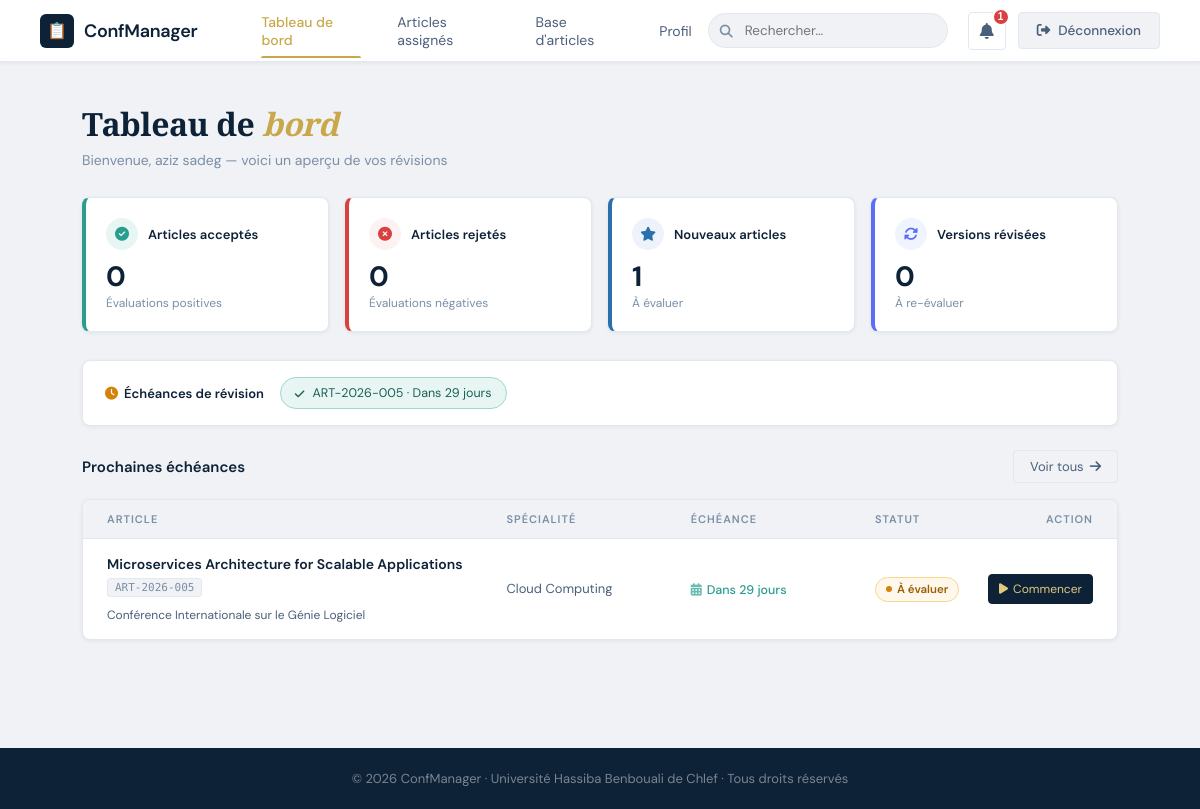
The page /reviewer_dashboard.php (signed in) on the database its author committed.
### tables this page shows
CREATE TABLE `users` (
  `id` int(11) NOT NULL,
  `first_name` varchar(100) NOT NULL,
  `last_name` varchar(100) NOT NULL,
  `username` varchar(100) DEFAULT NULL,
  `email` varchar(255) NOT NULL,
  `phone` varchar(50) DEFAULT NULL,
  `location` varchar(255) DEFAULT NULL,
  `bio` text DEFAULT NULL,
  `avatar` varchar(255) DEFAULT NULL,
  `cover` varchar(255) DEFAULT NULL,
  `twitter` varchar(100) DEFAULT NULL,
  `linkedin` varchar(100) DEFAULT NULL,
  `facebook` varchar(100) DEFAULT NULL,
  `researchgate` varchar(100) DEFAULT NULL,
  `specialties` text DEFAULT NULL,
  `two_factor_enabled` tinyint(1) DEFAULT 0,
  `password` varchar(255) NOT NULL,
  `role` enum('chercheur','gestionnaire','reviewer') NOT NULL DEFAULT 'chercheur',
  `status` enum('active','pending','blocked') DEFAULT 'pending',
  `created_at` timestamp NOT NULL DEFAULT current_timestamp(),
  `labo` varchar(255) DEFAULT NULL,
  `grade` varchar(100) DEFAULT NULL,
  `keywords` text DEFAULT NULL,
  `institution` varchar(255) DEFAULT NULL,
  `department` varchar(255) DEFAULT NULL,
  `reviewer_code` varchar(100) DEFAULT NULL,
  `service` varchar(255) DEFAULT NULL
);

CREATE TABLE `article_reviewers` (
  `id` int(11) NOT NULL,
  `article_id` int(11) NOT NULL,
  `evaluator_id` int(11) NOT NULL,
  `assigned_at` timestamp NOT NULL DEFAULT current_timestamp(),
  `completed_at` timestamp NULL DEFAULT NULL
);

CREATE TABLE `articles` (
  `id` int(11) NOT NULL,
  `conference_id` int(11) NOT NULL,
  `topic_id` int(11) DEFAULT NULL,
  `title` varchar(255) NOT NULL,
  `author` varchar(255) NOT NULL,
  `author_institution` varchar(255) DEFAULT NULL,
  `author_email` varchar(255) DEFAULT NULL,
  `submitted_by` int(11) DEFAULT NULL,
  `submission_date` date NOT NULL,
  `status` enum('new','assigned','accepted','rejected','review','revision') DEFAULT 'new',
  `final_decision` enum('accepted','revision','rejected') DEFAULT NULL,
  `final_comment` text DEFAULT NULL,
  `decision_date` timestamp NULL DEFAULT NULL,
  `decided_by` int(11) DEFAULT NULL,
  `abstract` text DEFAULT NULL,
  `keywords` varchar(255) DEFAULT NULL,
  `file_path` varchar(255) DEFAULT NULL,
  `assigned_to` int(11) DEFAULT NULL,
  `reject_reason` text DEFAULT NULL,
  `created_at` timestamp NOT NULL DEFAULT current_timestamp()
);

CREATE TABLE `conferences` (
  `id` int(11) NOT NULL,
  `user_id` int(11) NOT NULL,
  `name_fr` varchar(255) NOT NULL,
  `name_en` varchar(255) NOT NULL,
  `type` enum('Conférence','Séminaire','Colloque') DEFAULT 'Conférence',
  `disciplines` varchar(255) DEFAULT NULL,
  `organizer` varchar(255) DEFAULT NULL,
  `location` varchar(255) DEFAULT NULL,
  `start_date` date NOT NULL,
  `end_date` date NOT NULL,
  `submission_start_date` date NOT NULL,
  `submission_deadline` date NOT NULL,
  `review_start_date` date NOT NULL,
  `review_end_date` date NOT NULL,
  `requirements` text DEFAULT NULL,
  `max_articles` int(11) DEFAULT 40,
  `created_at` timestamp NOT NULL DEFAULT current_timestamp()
);

CREATE TABLE `topics` (
  `id` int(11) NOT NULL,
  `name` varchar(100) NOT NULL,
  `created_at` timestamp NOT NULL DEFAULT current_timestamp()
);

### config.php (called while the page is built, shortened)
<?php
try {
    $pdo = new PDO("mysql:host=" . DB_HOST . ";dbname=" . DB_NAME . ";charset=utf8mb4", DB_USER, DB_PASS, [
        PDO::ATTR_ERRMODE => PDO::ERRMODE_EXCEPTION,
        PDO::ATTR_DEFAULT_FETCH_MODE => PDO::FETCH_ASSOC,
        PDO::ATTR_EMULATE_PREPARES => false,
    ]);
} catch (PDOException $e) {
    die("Database connection failed!");
}
function getCurrentUserId() {
    return $_SESSION['user_id'] ?? null;
}
function getCurrentUser($pdo) {
    $userId = getCurrentUserId();
    $stmt = $pdo->prepare("SELECT * FROM users WHERE id = ?");
    $stmt->execute([$userId]);
    return $stmt->fetch();
}
function formatDateFr($dateStr) {
    $date = new DateTime($dateStr);
    $months = ['janv.', 'févr.', 'mars', 'avr.', 'mai', 'juin',
               'juil.', 'août', 'sept.', 'oct.', 'nov.', 'déc.'];
    return $date->format('j') . ' ' . $months[(int)$date->format('n') - 1] . ' ' . $date->format('Y');
}
function generateRef($articleId) {
    return 'ART-' . date('Y') . '-' . str_pad($articleId, 3, '0', STR_PAD_LEFT);
}
function countUnreadNotifications($userId) {
    global $pdo;
    $stmt = $pdo->prepare("SELECT COUNT(*) FROM notifications WHERE user_id = ? AND is_read = 0");
    $stmt->execute([$userId]);
    return $stmt->fetchColumn();
}
?>

### reviewer_dashboard.php (the view, shortened to what this page needs)
<?php
require_once 'config.php';
$reviewerId = getCurrentUserId();
$user = getCurrentUser($pdo);
$stmt = $pdo->prepare("
    SELECT a.*, c.name_fr as conference_name, c.name_en, t.name as topic_name,
           ar.assigned_at, ar.completed_at,
           r.recommendation as submitted_decision, r.comment as review_comment
    FROM article_reviewers ar
    JOIN articles a ON ar.article_id = a.id
    LEFT JOIN conferences c ON a.conference_id = c.id
    LEFT JOIN topics t ON a.topic_id = t.id
    LEFT JOIN reviews r ON r.article_id = a.id AND r.evaluator_id = ?
    WHERE ar.evaluator_id = ?
    ORDER BY a.submission_date DESC
");
$stmt->execute([$reviewerId, $reviewerId]);
$assignments = $stmt->fetchAll();
$formattedAssignments = [];
foreach ($assignments as $a) {
    $deadline = new DateTime($a['review_end_date'] ?? '+30 days');
    $now = new DateTime();
    $diff = $now->diff($deadline);
    $daysLeft = $diff->days * ($diff->invert ? -1 : 1);
    if ($daysLeft < 0) {
        $deadlineLabel = 'Terminé';
        $deadlineUrgency = 'ok';
    } elseif ($daysLeft <= 2) {
        $deadlineLabel = 'Dans ' . $daysLeft . ' jour' . ($daysLeft > 1 ? 's' : '');
        $deadlineUrgency = 'urgent';
    } elseif ($daysLeft <= 7) {
        $deadlineLabel = 'Dans ' . $daysLeft . ' jours';
        $deadlineUrgency = 'soon';
    } else {
        $deadlineLabel = 'Dans ' . $daysLeft . ' jours';
        $deadlineUrgency = 'ok';
    }
    if ($a['submitted_decision']) {
        $status = 'done';
        $statusLabel = 'Évalué';
    } elseif ($a['status'] === 'revision') {
        $status = 'revised';
        $statusLabel = 'À re-évaluer';
    } else {
        $status = 'pending';
        $statusLabel = 'À évaluer';
    }
    $formattedAssignments[] = [
        'id' => $a['id'],
        'ref' => generateRef($a['id']),
        'title' => $a['title'],
        'conf' => $a['conference_name'] ?? $a['name_en'],
        'specialty' => $a['topic_name'] ?? 'Non spécifié',
        'abstract' => $a['abstract'] ?? '',
        'authors' => $a['author'],
        'file' => basename($a['file_path'] ?? 'article.pdf'),
        'fileSize' => '2.0 Mo',
        'deadline' => $a['review_end_date'] ?? date('Y-m-d', strtotime('+30 days')),
        'deadlineLabel' => $deadlineLabel,
        'deadlineUrgency' => $deadlineUrgency,
        'status' => $status,
        'statusLabel' => $statusLabel,
        'assignedDate' => formatDateFr($a['assigned_at']),
        'isRevised' => ($a['status'] === 'revision'),
        'submittedDecision' => $a['submitted_decision'],
        'authorResponse' => $a['review_comment'] ?? ''
    ];
}
$counts = ['accepted' => 0, 'rejected' => 0, 'new' => 0, 'revised' => 0];
foreach ($formattedAssignments as $a) {
    if ($a['status'] === 'done') {
        if ($a['submittedDecision'] === 'accept') $counts['accepted']++;
        elseif ($a['submittedDecision'] === 'reject') $counts['rejected']++;
    } elseif ($a['status'] === 'pending') {
        $counts['new']++;
    } elseif ($a['status'] === 'revised') {
        $counts['revised']++;
    }
}
$notifCount = countUnreadNotifications($reviewerId);
?><!DOCTYPE html>
<html lang="fr">
<head>
<link rel="stylesheet" href="https://cdnjs.cloudflare.com/ajax/libs/font-awesome/6.4.0/css/all.min.css">
</head>
<body>
<header class="topbar">
  <a class="brand" href="reviewer_dashboard.php">
    <div class="brand-icon">📋</div>
    <span class="brand-name">ConfManager</span>
  </a>
  <nav class="nav-links">
    <a href="reviewer_dashboard.php" class="nav-link active">Tableau de bord</a>
    <a href="articles.php" class="nav-link">Articles assignés</a>
    <a href="base-articles.php" class="nav-link">Base d'articles</a>
    <a href="profile.php" class="nav-link">Profil</a>
  </nav>
  <div class="topbar-right">
    <div class="search-wrap">
      <span class="search-icon"><i class="fas fa-search"></i></span>
      <input type="text" class="search-input" placeholder="Rechercher…" oninput="searchArticles(this.value)">
    </div>
    <div class="notif-wrap">
      <button class="notif-btn" id="notifBtn" onclick="toggleNotif(event)">
        <i class="fas fa-bell"></i>
        <span class="notif-badge <?php echo $notifCount == 0 ? 'hidden' : ''; ?>" id="notifBadge"><?php echo $notifCount; ?></span>
      </button>
    </div>
    <a href="logout.php" class="logout-btn"><i class="fas fa-sign-out-alt"></i> Déconnexion</a>
  </div>
</header>
<main class="page">
  <div class="page-header">
    <div class="page-header-row">
      <h1>Tableau de <em>bord</em></h1>
    </div>
    <p>Bienvenue, <?php echo htmlspecialchars($user['first_name'] . ' ' . $user['last_name']); ?> — voici un aperçu de vos révisions</p>
  </div>
  <div class="status-cards-row">
    <a href="articles.php?filter=accepted" class="status-card accept">
      <div class="status-card-header">
        <div class="status-card-icon"><i class="fas fa-check-circle"></i></div>
        <div class="status-card-title">Articles acceptés</div>
      </div>
      <div class="status-card-count" id="dash-accept"><?php echo $counts['accepted']; ?></div>
      <div class="status-card-label">Évaluations positives</div>
    </a>
    <a href="articles.php?filter=rejected" class="status-card reject">
      <div class="status-card-header">
        <div class="status-card-icon"><i class="fas fa-times-circle"></i></div>
        <div class="status-card-title">Articles rejetés</div>
      </div>
      <div class="status-card-count" id="dash-reject"><?php echo $counts['rejected']; ?></div>
      <div class="status-card-label">Évaluations négatives</div>
    </a>
    <a href="articles.php?filter=new" class="status-card new">
      <div class="status-card-header">
        <div class="status-card-icon"><i class="fas fa-star"></i></div>
        <div class="status-card-title">Nouveaux articles</div>
      </div>
      <div class="status-card-count" id="dash-new"><?php echo $counts['new']; ?></div>
      <div class="status-card-label">À évaluer</div>
    </a>
    <a href="articles.php?filter=revised" class="status-card revised">
      <div class="status-card-header">
        <div class="status-card-icon"><i class="fas fa-sync-alt"></i></div>
        <div class="status-card-title">Versions révisées</div>
      </div>
      <div class="status-card-count" id="dash-revised"><?php echo $counts['revised']; ?></div>
      <div class="status-card-label">À re-évaluer</div>
    </a>
  </div>
  <div class="deadline-strip">
    <span class="deadline-strip-title"><i class="fas fa-clock" style="margin-right:6px;color:var(--warning)"></i>Échéances de révision</span>
    <div class="deadline-items" id="deadlineItems">
      <?php
      $pending = array_filter($formattedAssignments, fn($a) => $a['status'] !== 'done');
      usort($pending, fn($a, $b) => strcmp($a['deadline'], $b['deadline']));
      $pending = array_slice($pending, 0, 5);
      foreach ($pending as $a):
        $cls = $a['deadlineUrgency'] === 'urgent' ? 'urgent' : ($a['deadlineUrgency'] === 'soon' ? 'soon' : 'ok');
        $icon = $cls === 'urgent' ? 'fa-fire' : ($cls === 'soon' ? 'fa-exclamation' : 'fa-check');
      ?>
      <span class="deadline-item <?php echo $cls; ?>" onclick="openDetailModal(<?php echo $a['id']; ?>)">
        <i class="fas <?php echo $icon; ?>"></i> <?php echo $a['ref']; ?> · <?php echo $a['deadlineLabel']; ?>
      </span>
      <?php endforeach; ?>
    </div>
  </div>
  <div style="margin-bottom:16px;display:flex;align-items:center;justify-content:space-between">
    <div style="font-size:15px;font-weight:600;color:var(--navy)">Prochaines échéances</div>
    <a href="articles.php" class="btn-secondary" style="padding:7px 16px;font-size:13px;text-decoration:none;display:inline-flex;align-items:center;">
      Voir tous <i class="fas fa-arrow-right" style="margin-left:6px"></i>
    </a>
  </div>
  <div class="articles-table-wrap">
    <div class="table-head">
      <div class="th">Article</div>
      <div class="th">Spécialité</div>
      <div class="th">Échéance</div>
      <div class="th">Statut</div>
      <div class="th" style="text-align:right">Action</div>
    </div>
    <div id="homeArticleList">
      <?php
      $displayAssignments = array_filter($formattedAssignments, fn($a) => $a['status'] !== 'done');
      usort($displayAssignments, fn($a, $b) => strcmp($a['deadline'], $b['deadline']));
      $displayAssignments = array_slice($displayAssignments, 0, 4);
      foreach ($displayAssignments as $a):
        $dlClass = $a['deadlineUrgency'] === 'urgent' ? 'deadline-cell urgent' : ($a['deadlineUrgency'] === 'soon' ? 'deadline-cell soon' : 'deadline-cell ok');
        $statusClass = $a['status'] === 'done' ? 'done' : ($a['status'] === 'revised' ? 'revised' : 'pending');
        if($a['status'] === 'done') {
          $actionBtn = '<button class="action-btn" onclick="openDetailModal(' . $a['id'] . ')"><i class="fas fa-eye"></i> Voir</button>';
        } elseif($a['status'] === 'revised') {
          $actionBtn = '<a href="articles.php?action=rereview&id=' . $a['id'] . '" class="action-btn revised-btn"><i class="fas fa-sync-alt"></i> Re-évaluer</a>';
        } else {
          $actionBtn = '<a href="articles.php?action=review&id=' . $a['id'] . '" class="action-btn primary"><i class="fas fa-play"></i> Commencer</a>';
        }
      ?>
      <div class="article-row" data-status="<?php echo $a['status']; ?>" data-title="<?php echo strtolower($a['title']); ?>" data-deadline="<?php echo $a['deadline']; ?>">
        <div class="td">
          <div class="article-title-main"><?php echo htmlspecialchars($a['title']); ?></div>
          <div class="article-meta-row">
            <span class="article-ref"><?php echo htmlspecialchars($a['ref']); ?></span>
            <span class="article-conf"><?php echo htmlspecialchars($a['conf']); ?></span>
          </div>
        </div>
        <div class="td td-domain"><?php echo htmlspecialchars($a['specialty']); ?></div>
        <div class="td"><span class="<?php echo $dlClass; ?>"><i class="fas fa-calendar-alt" style="margin-right:5px;opacity:.7"></i><?php echo htmlspecialchars($a['deadlineLabel']); ?></span></div>
        <div class="td"><span class="badge <?php echo $statusClass; ?>"><span class="badge-dot"></span><?php echo htmlspecialchars($a['statusLabel']); ?></span></div>
        <div class="td"><div class="row-actions"><?php echo $actionBtn; ?></div></div>
      </div>
      <?php
      endforeach;
      ?>
    </div>
  </div>
</main>
<footer class="footer">© 2026 ConfManager · Université Hassiba Benbouali de Chlef · Tous droits réservés</footer>
</body>
</html>

### rows shown on the page
users: first_name+last_name "aziz sadeg"
article_reviewers: ref "ART-2026-005", deadlineLabel "Dans 29 jours", article.title "Microservices Architecture for Scalable Applications", conferences.name_fr "Conférence Internationale sur le Génie Logiciel", topics.name "Cloud Computing", statusLabel "À évaluer"

### other values the page prints
$notifCount "1"
$counts['accepted'] "0"
$counts['rejected'] "0"
$counts['new'] "1"
$counts['revised'] "0"
